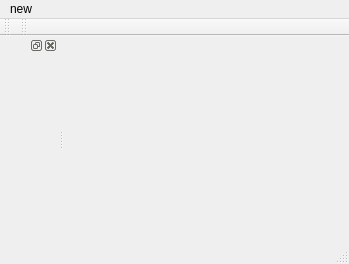
<?xml version="1.0" encoding="UTF-8"?>
<ui version="4.0">
 <class>MainWindow</class>
 <widget class="QMainWindow" name="MainWindow">
  <property name="geometry">
   <rect>
    <x>0</x>
    <y>0</y>
    <width>349</width>
    <height>264</height>
   </rect>
  </property>
  <property name="windowTitle">
   <string>MainWindow</string>
  </property>
  <widget class="QWidget" name="centralWidget"/>
  <widget class="QMenuBar" name="menuBar">
   <property name="geometry">
    <rect>
     <x>0</x>
     <y>0</y>
     <width>349</width>
     <height>23</height>
    </rect>
   </property>
   <widget class="QMenu" name="menuhello_qt">
    <property name="title">
     <string>new</string>
    </property>
    <addaction name="actionarticle"/>
    <addaction name="actiontache"/>
    <addaction name="actionimage"/>
    <addaction name="actionaudio"/>
    <addaction name="actionvideo"/>
   </widget>
   <addaction name="menuhello_qt"/>
  </widget>
  <widget class="QToolBar" name="mainToolBar">
   <attribute name="toolBarArea">
    <enum>TopToolBarArea</enum>
   </attribute>
   <attribute name="toolBarBreak">
    <bool>false</bool>
   </attribute>
  </widget>
  <widget class="QStatusBar" name="statusBar"/>
  <widget class="QToolBar" name="toolBar">
   <property name="windowTitle">
    <string>toolBar</string>
   </property>
   <attribute name="toolBarArea">
    <enum>TopToolBarArea</enum>
   </attribute>
   <attribute name="toolBarBreak">
    <bool>false</bool>
   </attribute>
  </widget>
  <widget class="QDockWidget" name="dockWidget_2">
   <attribute name="dockWidgetArea">
    <number>1</number>
   </attribute>
   <widget class="QWidget" name="dockWidgetContents_2"/>
  </widget>
  <action name="actionarticle">
   <property name="text">
    <string>article</string>
   </property>
  </action>
  <action name="actiontache">
   <property name="text">
    <string>tache</string>
   </property>
  </action>
  <action name="actionimage">
   <property name="text">
    <string>image</string>
   </property>
  </action>
  <action name="actionaudio">
   <property name="text">
    <string>audio</string>
   </property>
  </action>
  <action name="actionvideo">
   <property name="text">
    <string>video</string>
   </property>
  </action>
 </widget>
 <layoutdefault spacing="6" margin="11"/>
 <resources/>
 <connections/>
</ui>
